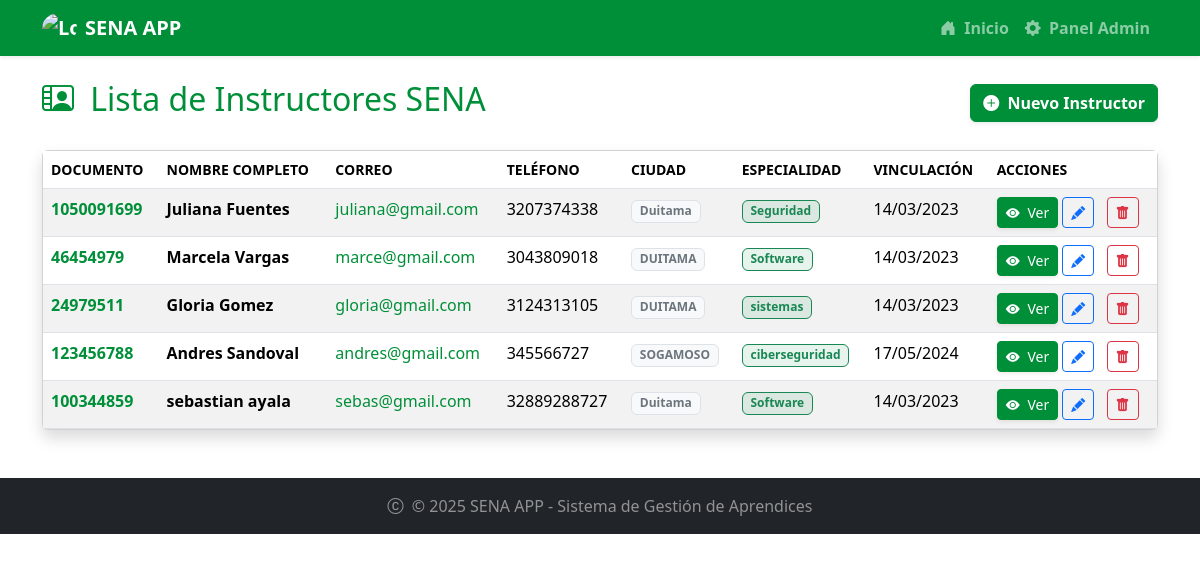
The app's page /instructores/ with its own data.
### instructores/models.py (models this page shows, shortened)
class Instructor(models.Model):
    TIPO_DOCUMENTO_CHOICES = [
        ('CC', 'Cédula de Ciudadanía'),
        ('CE', 'Cédula de Extranjería'),
        ('TI', 'Tarjeta de Identidad'),
        ('PAS', 'Pasaporte'),
    ]
    NIVEL_EDUCACION_CHOICES = [
        ('TEC', 'Técnico'),
        ('TEG', 'Tecnólogo'),
        ('PRE','Pregrado'),
        ('ESP','Especialización'),
        ('MAE','Maestría'),
        ('DOC','Doctorado'),
    ]
    tipo_documento = models.CharField(max_length=3,choices= TIPO_DOCUMENTO_CHOICES, default='CC')
    documento_id = models.CharField(max_length=20, unique=True)
    nombre = models.CharField(max_length=100)
    apellido = models.CharField(max_length=100)
    telefono = models.CharField(max_length=20, null=True)
    correo = models.EmailField(null=True)
    fecha_nacimiento = models.DateField()
    ciudad = models.CharField(max_length=100, null=True)
    direccion = models.TextField(null=True)
    nivel_educativo = models.CharField(max_length=3, choices=NIVEL_EDUCACION_CHOICES, default='MAE')
    especialidad = models.CharField(max_length=100)
    anos_experiencia = models.PositiveIntegerField()
    activo = models.BooleanField(default=True)
    fecha_vinculacion = models.DateField()
    fecha_registro = models.DateField(auto_now_add=True)

### instructores/views.py (the view)
# urls.py: path('', views.lista_instructores, name='lista_instructores'),
def lista_instructores(request):
    lista_instructores = Instructor.objects.all()
    template = loader.get_template('lista_instructores.html')
    context = {
        'lista_instructores': lista_instructores,
    }
    return HttpResponse(template.render(context, request))

### instructores/Templates/lista_instructores.html (shortened to what this page needs)
{% extends "master.html" %}
{% block content %}
<div class="row">
    <div class="col-12">
        <div class="d-flex justify-content-between align-items-center mb-4">
            <h2 class="text-sena"><i class="bi bi-person-video2 me-2"></i> Lista de Instructores SENA</h2>
            <a href="{% url 'instructores:crear_instructor' %}" class="btn btn-sena text-white fw-bold shadow-sm">
                <i class="bi bi-plus-circle-fill me-1"></i> Nuevo Instructor
            </a>
        </div>
    </div>
</div>
{% if lista_instructores %}
<div class="row">
    <div class="col-12">
        <div class="card shadow">
            <div class="card-body p-0">
                <div class="table-responsive">
                    <table class="table table-striped table-hover mb-0">
                        <thead class="bg-sena text-white">
                            <tr class="text-uppercase small">
                                <th scope="col">Documento</th>
                                <th scope="col">Nombre Completo</th>
                                <th scope="col">Correo</th>
                                <th scope="col">Teléfono</th>
                                <th scope="col">Ciudad</th>
                                <th scope="col">Especialidad</th>
                                <th scope="col">Vinculación</th>
                                <th scope="col">Acciones</th>
                            </tr>
                        </thead>
                        <tbody>
                            {% for instructor in lista_instructores %}
                            <tr>
                                <td>
                                    <a href="{% url 'instructores:detalle_instructor' instructor.id %}" class="text-sena fw-bold text-decoration-none">{{ instructor.documento_id }}</a>
                                </td>
                                <td class="fw-semibold">{{ instructor.nombre }} {{ instructor.apellido }}</td>
                                <td>
                                    <a href="mailto:{{ instructor.correo }}" class="text-decoration-none text-sena">{{ instructor.correo }}</a>
                                </td>
                                <td>{{ instructor.telefono|default_if_none:"N/A" }}</td>
                                <td><span class="badge bg-light text-secondary border">{{ instructor.ciudad }}</span></td>
                                <td>
                                    <span class="badge bg-success bg-opacity-10 text-success fw-semibold border border-success">{{ instructor.especialidad }}</span>
                                </td>
                                <td>{{ instructor.fecha_vinculacion|date:"d/m/Y" }}</td>
                                <td>
                                    <a href="{% url 'instructores:detalle_instructor' instructor.id %}" class="btn btn-sm btn-sena text-white shadow-sm">
                                        <i class="bi bi-eye-fill me-1"></i> Ver
                                    </a>
                                    <a href="{% url 'instructores:editar_instructor' instructor.id %}"
                                       class="btn btn-sm btn-outline-primary me-2"
                                       title="Editar instructor"
                                       data-bs-toggle="tooltip">
                                        <i class="bi bi-pencil-fill"></i>
                                    </a>
                                    <a href="{% url 'instructores:eliminar_instructor' instructor.id %}"
                                       class="btn btn-sm btn-outline-danger"
                                       title="Eliminar instructor"
                                       data-bs-toggle="tooltip">
                                        <i class="bi bi-trash-fill"></i>
                                    </a>
                                </td>
                            </tr>
                            {% endfor %}
                        </tbody>
                    </table>
                </div>
            </div>
        </div>
    </div>
</div>
{% endif %}
{% endblock %}

### static/mystyles.css (style rules this page uses)
body { background-color: #f8f9fa; }

### aprendices/Templates/master.html (style rules this page uses)
.bg-sena { background-color: #008f39 !important; }
.text-sena { color: #008f39 !important; }
.btn-sena { background-color: #008f39; border-color: #008f39; color: white; }

### records on screen
Instructor: documento_id "1050091699", nombre "Juliana", apellido "Fuentes", correo "juliana@gmail.com", telefono "3207374338", ciudad "Duitama", especialidad "Seguridad", fecha_vinculacion "14/03/2023"
Instructor: documento_id "46454979", nombre "Marcela", apellido "Vargas", correo "marce@gmail.com", telefono "3043809018", ciudad "DUITAMA", especialidad "Software", fecha_vinculacion "14/03/2023"
Instructor: documento_id "24979511", nombre "Gloria", apellido "Gomez", correo "gloria@gmail.com", telefono "3124313105", ciudad "DUITAMA", especialidad "sistemas", fecha_vinculacion "14/03/2023"
Instructor: documento_id "123456788", nombre "Andres", apellido "Sandoval", correo "andres@gmail.com", telefono "345566727", ciudad "SOGAMOSO", especialidad "ciberseguridad", fecha_vinculacion "17/05/2024"
Instructor: documento_id "100344859", nombre "sebastian", apellido "ayala", correo "sebas@gmail.com", telefono "32889288727", ciudad "Duitama", especialidad "Software", fecha_vinculacion "14/03/2023"
